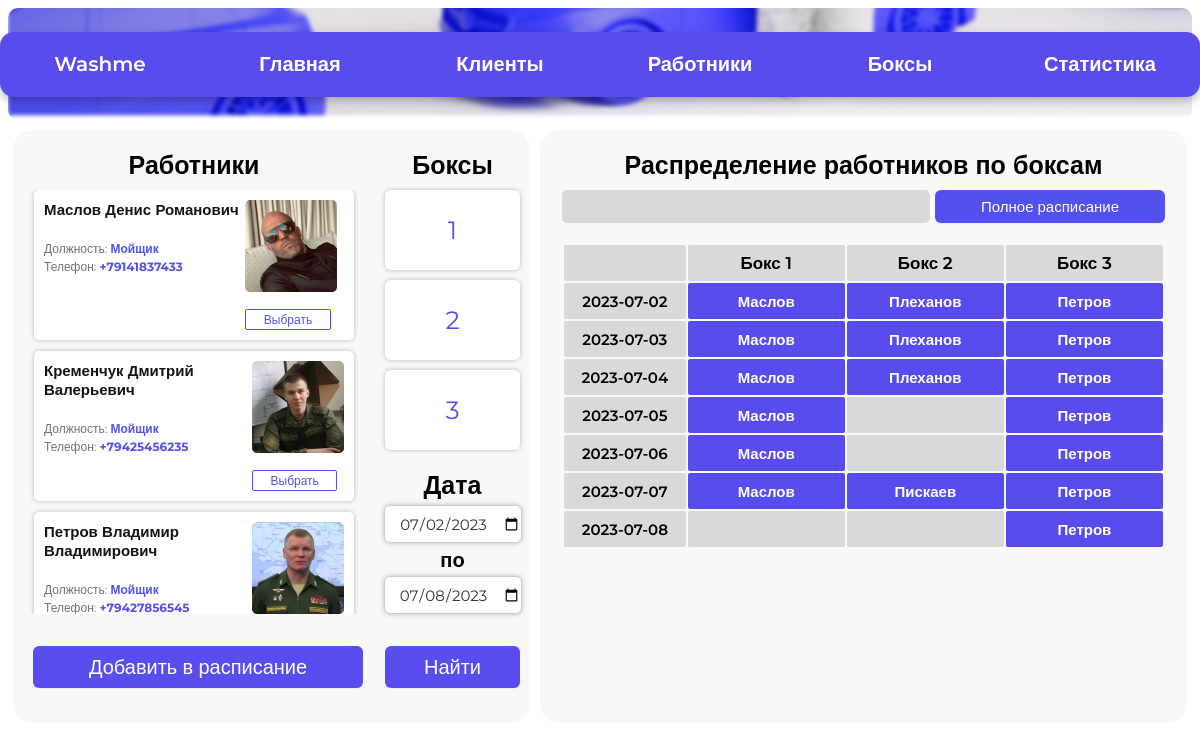
The page /workers on the database its author committed.
### tables this page shows
CREATE TABLE "worker" (
	"worker_id"	INTEGER NOT NULL,
	"worker_name"	VARCHAR(30) NOT NULL,
	"worker_phone"	VARCHAR(15) NOT NULL UNIQUE, worker_position VARCHAR(30),
	PRIMARY KEY("worker_id" AUTOINCREMENT)
);

### controllers/workers.py (the view)
@app.route('/workers', methods=['get'])
def workers():
    conn = get_db_connection()
    worker_id = ""
    box_id = ""
    btn = 0
    if 'first_date' in session and 'second_date' in session:
        first_date = session['first_date']
        second_date = session['second_date']
    else:
        first_date = datetime.today().strftime("%Y-%m-%d")
        second_date = (datetime.today() + timedelta(days=6)).strftime("%Y-%m-%d")
        session['first_date'] = first_date
        session['second_date'] = second_date
    if request.values.get('btn'):
        btn = int(request.values.get('btn'))
        session['btn'] = btn
    if request.values.get('worker_id'):
        worker_id = int(request.values.get('worker_id'))
        session['worker_id'] = worker_id
    if request.values.get('box_id'):
        box_id = int(request.values.get('box_id'))
        session['box_id'] = box_id
    if request.values.get('first_date'):
        first_date = request.values.get('first_date')
        session['first_date'] = first_date
    if request.values.get('second_date'):
        second_date = request.values.get('second_date')
        session['second_date'] = second_date
    if request.values.get('btn') == '3':
        session['worker_id'] = ""
        session['box_id'] = ""
    if request.values.get('btn') == '2':
        session['box_id'] = ""
    df_workers = get_workers(conn)
    df_worker_name = get_worker_name(conn, worker_id)
    df_days = get_dates(conn, session['first_date'], session['second_date'])
    if request.values.get('worker_id') and request.values.get('box_id') and int(request.values.get('btn')) == 1:
        df_set_box_worker = set_box_worker(conn, first_date, second_date, worker_id, box_id)
    df_worker_plan = get_worker_plan(conn, worker_id, first_date, second_date)
    df_box_1_plan = get_box_1_plan(conn, first_date, second_date)
    df_box_2_plan = get_box_2_plan(conn, first_date, second_date)
    df_box_3_plan = get_box_3_plan(conn, first_date, second_date)
    html = render_template(
    'workers.html',
    workers_list = df_workers,
    worker_id = session.get('worker_id'),
    box_id = session.get('box_id'),
    first_date = session.get('first_date'),
    second_date = session.get('second_date'),
    btn = session.get('btn'),
    worker_name = df_worker_name,
    days = df_days,
    worker_plan = df_worker_plan,
    box_1_plan = df_box_1_plan,
    box_2_plan = df_box_2_plan,
    box_3_plan = df_box_3_plan,
    len = len
    )
    return html

### models/workers_model.py (called while the page is built)
def get_workers(conn):
    return pandas.read_sql('''
    SELECT *
    FROM worker
    ''', conn)

def get_worker_name(conn, worker_id):
    return pandas.read_sql('''
    SELECT *
    FROM worker
    WHERE worker_id = :b_worker_id
    ''', conn, params={"b_worker_id": worker_id})

def get_dates(conn, first_date, second_date):
    return pandas.read_sql('''
    WITH RECURSIVE date_range(dt) AS (
    SELECT date(:b_first_date)
    UNION ALL
    SELECT date(dt, '+1 day')
    FROM date_range
    WHERE dt < date(:b_second_date)
    )
    SELECT dt FROM date_range;
    ''', conn, params={"b_first_date": first_date, "b_second_date": second_date})

def get_worker_plan(conn, worker_id, first_date, second_date):
    return pandas.read_sql('''
    SELECT *
    FROM box_worker
    WHERE worker_id = :b_worker_id AND ((work_date BETWEEN :b_first_date AND :b_second_date) OR
                       work_date = :b_first_date)
    ''', conn, params={"b_worker_id": worker_id, "b_first_date": first_date, "b_second_date": second_date})

def get_box_1_plan(conn, first_date, second_date):
    return pandas.read_sql('''
    SELECT *, SUBSTR(worker_name, 1, INSTR(worker_name, ' ') - 1) AS worker_name_short
    FROM box_worker JOIN worker USING (worker_id)
    WHERE box_id = 1 AND (work_date BETWEEN :b_first_date and :b_second_date or work_date = :b_first_date)
    ORDER BY work_date
    ''', conn, params={"b_first_date": first_date, "b_second_date": second_date})

def get_box_2_plan(conn, first_date, second_date):
    return pandas.read_sql('''
    SELECT *, SUBSTR(worker_name, 1, INSTR(worker_name, ' ') - 1) AS worker_name_short
    FROM box_worker JOIN worker USING (worker_id)
    WHERE box_id = 2 AND (work_date BETWEEN :b_first_date and :b_second_date or work_date = :b_first_date)
    ORDER BY work_date
    ''', conn, params={"b_first_date": first_date, "b_second_date": second_date})

def get_box_3_plan(conn, first_date, second_date):
    return pandas.read_sql('''
    SELECT *, SUBSTR(worker_name, 1, INSTR(worker_name, ' ') - 1) AS worker_name_short
    FROM box_worker JOIN worker USING (worker_id)
    WHERE box_id = 3 AND (work_date BETWEEN :b_first_date and :b_second_date or work_date = :b_first_date)
    ORDER BY work_date
    ''', conn, params={"b_first_date": first_date, "b_second_date": second_date})

### utils.py (called while the page is built)
def get_db_connection():
    return sqlite3.connect('moyka.db')

### templates/workers.html (shortened to what this page needs)
<!DOCTYPE HTML>
<html>
<head>
    <link rel="stylesheet" type="text/css" href="/static/css/workers.css" />
    {% macro render_table() %}
    <table>
        <tr>
            <td></td>
            <th>Бокс 1</th>
            <th>Бокс 2</th>
            <th>Бокс 3</th>
        </tr>
        {% for i in range(len(days)) %}
            <tr>
                <td class="time">
                    {{ days.loc[i, "dt"]}}
                </td>
                {% if (btn == 1 or btn == 2) and worker_id != "" %}
                    {% if worker_plan.loc[i, "work_date"] in days["dt"].tolist() and worker_plan.loc[i, "box_id"] == 1%}
                        <td class="slot_free">
                        </td>
                    {% else %}
                        <td class="slot_busy">
                        </td>
                    {% endif %}
                    {% if worker_plan.loc[i, "work_date"] in days["dt"].tolist() and worker_plan.loc[i, "box_id"] == 2%}
                        <td class="slot_free">
                        </td>
                    {% else %}
                        <td class="slot_busy">
                        </td>
                    {% endif %}
                    {% if worker_plan.loc[i, "work_date"] in days["dt"].tolist() and worker_plan.loc[i, "box_id"] == 3 %}
                        <td class="slot_free">
                        </td>
                    {% else %}
                        <td class="slot_busy">
                        </td>
                    {% endif %}
                {% else %}
                    {% if days.loc[i, "dt"] in box_1_plan["work_date"].tolist()  %}
                        {% set date_index = box_1_plan["work_date"].tolist().index(days.loc[i, "dt"]) %}
                        <td class="slot_free">
                            {{ box_1_plan.loc[date_index, "worker_name_short"] }}
                        </td>
                    {% else %}
                        <td class="slot_busy">
                        </td>
                    {% endif %}
                    {% if days.loc[i, "dt"] in box_2_plan["work_date"].tolist()  %}
                        {% set date_index = box_2_plan["work_date"].tolist().index(days.loc[i, "dt"]) %}
                        <td class="slot_free">
                            {{ box_2_plan.loc[date_index, "worker_name_short"] }}
                        </td>
                    {% else %}
                        <td class="slot_busy">
                        </td>
                    {% endif %}
                    {% if days.loc[i, "dt"] in box_3_plan["work_date"].tolist()  %}
                        {% set date_index = box_3_plan["work_date"].tolist().index(days.loc[i, "dt"]) %}
                        <td class="slot_free">
                            {{ box_3_plan.loc[date_index, "worker_name_short"] }}
                        </td>
                    {% else %}
                        <td class="slot_busy">
                        </td>
                    {% endif %}
                {% endif %}
            </tr>
        {% endfor %}
    </table>
{% endmacro %}
</head>
<body>
    <header>
        <nav>
            <ul class="nav-block">
                <li class="nav-item"><a href="/">Washme</a></li>
                <li class="nav-item" {% if request.path == '/' %} id="active" {% endif %}><a href="/">Главная</a></li>
                <li class="nav-item"><a href="#">Клиенты</a></li>
                <li class="nav-item"><a href="#">Работники</a></li>
                <li class="nav-item"><a href="#">Боксы</a></li>
                <li class="nav-item"><a href="#">Статистика</a></li>
            </ul>
        </nav>
    </header>
    <div class="main">
        <div class = main_part>
            <form action="/workers" method="get">
                <div class="manage_center">
                    <div class="manage_tab">
                        <div class="workers_container">
                            <h3>Работники</h3>
                            <div class="workers_list">
                                {% for i in range(len(workers_list)) %}
                                <div class="worker_card">
                                    <div class="worker_image">
                                        <img src="/static/images/img_{{ i+1 }}.png" alt="Фотография работника">
                                        <div class="btn_choose">
                                            <label for="worker_{{ i+1 }}">Выбрать</label>
                                        </div>
                                    </div>
                                    <div class="worker_info">
                                        <div class="worker_name">
                                            {{ workers_list.loc[i, "worker_name"] }}
                                        </div>
                                        <div class="worker_desc_container">
                                            Должность: <span class="worker_desc">{{ workers_list.loc[i, "worker_position"] }}</span>
                                        </div>
                                        <div class="worker_desc_container">
                                            Телефон: <span class="worker_desc">{{ workers_list.loc[i, "worker_phone"] }}</span>
                                        </div>
                                    </div>
                                </div>
                                {% endfor %}
                            </div>
                        </div>
                        <div class="boxes">
                            <h3>Боксы</h3>
                            <div class="radio_button_group">
                                {% for i in range(3) %}
                                <div class="radio_button">
                                        <label class="custom-radio-button" for="box{{ i+1 }}"><span>{{ i+1 }}</span></label><br>
                                </div>
                                {% endfor %}
                            </div>
                        </div>
                        <div class="date">
                            <h3>Дата</h3>
                            <div class="first_date">
                                <input type="date" name="first_date" value="{{ first_date }}">
                            </div>
                            <p>по</p>
                            <div class="second_date">
                                <input type="date" name="second_date" value="{{ second_date }}">
                            </div>
                        </div>
                        <div class="btn_container">
                            <button class="btn" id="btn_add" name="btn" value="1">Добавить в расписание</button>
                            <button class="btn" id="btn_search" name="btn"value="2">Найти</button>
                        </div>
                    </div>
                </div>
            </form>
        </div>
        <div class = main_part>
            <h3>Распределение работников по боксам</h3>
            <div class="two_btn">
                {% if worker_id is not none and worker_id != "" %}
                    <div class="worker_plan" id="checked">{{ worker_name["worker_name"][0] }}</div>
                {% else %}
                    <div class="worker_plan"></div>
                {% endif %}
                <form action="/workers" method="get">
                {% if btn == 1 or btn == 2 and worker_id != ""%}
                    <button class="btn" id="all_plan" name="btn" value="3">Полное расписание</button>
                {% else %}
                    <button class="btn" id="all_plan_active" name="btn" value="3">Полное расписание</button>
                {% endif %}
                </form>
            </div>
            <div class="table_plan">
                {{ render_table() }}
            </div>
        </div>
    </div>
</body>
</html>

### templates/workers.html (style rules this page uses)
header { background-image: url(static/images/nav-back.jpg); background-repeat: no-repeat; background-size: cover; }

### rows shown on the page
worker: worker_name "Маслов Денис Романович", worker_position "Мойщик", worker_phone "+79141837433"
worker: worker_name "Кременчук Дмитрий Валерьевич", worker_position "Мойщик", worker_phone "+79425456235"
worker: worker_name "Петров Владимир Владимирович", worker_position "Мойщик", worker_phone "+79427856545"

### other values the page prints
{{ i+1 }} "1" "2" "3"
{{ days.loc[i, "dt"] }} "2023-07-02" "2023-07-03" "2023-07-04" "2023-07-05" "2023-07-06" "2023-07-07" "2023-07-08"
{{ box_1_plan.loc[date_index, "worker_name_short"] }} "Маслов" "Маслов" "Маслов" "Маслов" "Маслов" "Маслов"
{{ box_2_plan.loc[date_index, "worker_name_short"] }} "Плеханов" "Плеханов" "Плеханов" "Пискаев"
{{ box_3_plan.loc[date_index, "worker_name_short"] }} "Петров" "Петров" "Петров" "Петров" "Петров" "Петров" "Петров"
